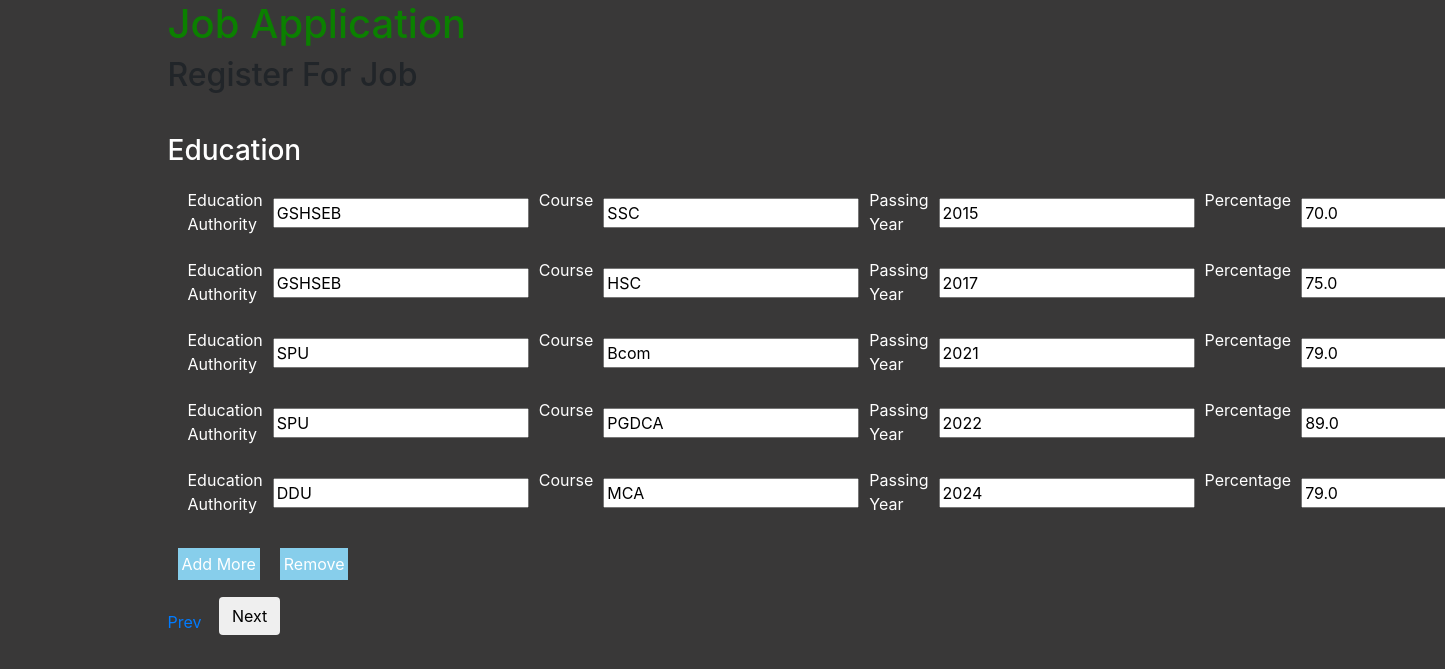
Screenshot of /educationupdate/1 with the database file from the repository.
### JobApplicationApp/models.py (models this page shows, shortened)
class EducationDetails(models.Model):
    form_id = models.ForeignKey(BasicDetails, on_delete=models.CASCADE)
    education_authority = models.CharField(max_length=100)
    course = models.CharField(max_length=30)
    passing_year = models.CharField(max_length=4)
    percentage = models.FloatField()

### JobApplicationApp/views.py (the view)
# urls.py: path("educationupdate/<int:id>", views.education_update, name="educationupdate"),
def education_update(request, id):
    edu = EducationDetails.objects.filter(form_id=id)
    context = {"education": edu, "updateid": id}
    return render(request, "education.html", context)

### templates/JobApplicationApp/education.html (shortened to what this page needs)
{% extends "base.html" %}
{% load static %}
{% block body %}
<h1> Job Application </h1>
<h2> Register For Job </h2>
{% if updateid %}
<form method="post" action={% url "education_update_data" id=updateid %}>
{% else %}
<form method="post" action={% url "educationsubmit" %}>
    <input name="id" value="newid" hidden>
{% endif %}
    <div class="components" id="education">
        <h3>Education</h3>
        {% if updateid or backid %}
        {% for obj in education %}
        <div class="comform">
            {% if obj.education_authority %}
            <lable for="education_authority"> Education Authority </lable><input value={{obj.education_authority}} name="education_authority" >
            <lable for="course"> Course </lable><input value={{obj.course}} name="course" >
            <lable for="passing_year"> Passing Year </lable><input value={{obj.passing_year}} name="passing_year" >
            <lable for="percentage"> Percentage </lable><input value={{obj.percentage}} name="percentage" >
        </div>
            {% endif %}
        {% endfor%}
        {% else %}
        <div class="comform">
            {{education}}
        </div>
        {%endif%}
    </div>
    <div style="display:flex">
    <p id="add" class="btns">Add More</p>
    <p id="remove" class="btns">Remove</p>
    </div>
    <div class="btndiv">
        <a href="{% url "basicback" %}">Prev</a>
        <p class="btn"><button type="submit" name="next" class="btn">Next</button></p>
    </div>
    </form>
{% endblock body %}

### static/css/JobApplicationApp/css/style.css (style rules this page uses)
.comform { display: flex; margin: 20px; }
.comform input, label { margin: 10px; }
h1 { color:rgb(11, 128, 0); }
.components { margin-top: 40px; }
body { background-color: rgb(57, 56, 56); }
body form { color:white; }

### templates/JobApplicationApp/education.html (style rules this page uses)
.btns { background-color:skyblue; padding:4px; margin:10px }

### rows the page displays
EducationDetails: education_authority "GSHSEB", course "SSC", passing_year "2015", percentage "70.0"
EducationDetails: education_authority "GSHSEB", course "HSC", passing_year "2017", percentage "75.0"
EducationDetails: education_authority "SPU", course "Bcom", passing_year "2021", percentage "79.0"
EducationDetails: education_authority "SPU", course "PGDCA", passing_year "2022", percentage "89.0"
EducationDetails: education_authority "DDU", course "MCA", passing_year "2024", percentage "79.0"
